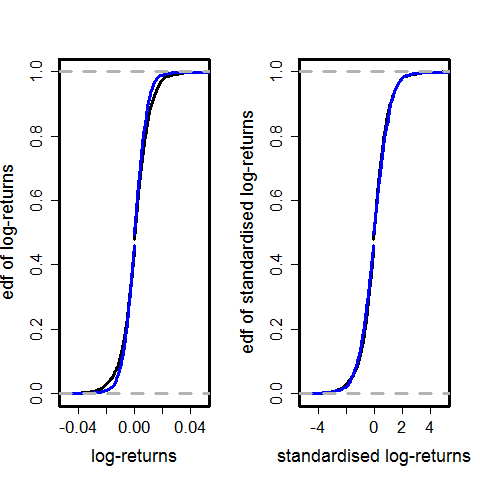

The script that drew this image:
require(datasets)                                  # load necessary package for DAX index data

dax       = EuStockMarkets[ , 1]                   # DAX index
r.dax     = diff(log(dax))                         # DAX log-returns
r.dax_m   = mean(r.dax); r.dax_sd = sd(r.dax)      # mean and standard deviation
r.dax_st  = (r.dax - r.dax_m)/r.dax_sd             # standardised log-returns
ftse      = EuStockMarkets[,4]                     # FTSE index
r.ftse    = diff(log(ftse))                        # FTSE log-returns
r.ftse_m  = mean(r.ftse); r.ftse_sd = sd(r.ftse)   # mean and standard deviation
r.ftse_st = (r.ftse - r.ftse_m)/r.ftse_sd          # standardised log-returns

# graphical parameters
par(lwd = 3, cex = 1, cex.axis = 1.4, cex.lab = 1.5, mfrow = c(1,2))

# plot for the edfs of DAX and FTSE log-returns
plot(ecdf(r.dax), xlim = c(-0.05, 0.05), main = "",
     xlab = "log-returns", 
     ylab = "edf of log-returns")
lines(ecdf(r.ftse), col = "blue")                  # add edf of FTSE log-returns to plot
      
# plot for the edfs of DAX and FTSE standardised log-returns
plot(ecdf(r.dax_st), xlim = c(-5, 5), main = "",
     xlab = "standardised log-returns",
     ylab = "edf of standardised log-returns")
lines(ecdf(r.ftse_st), col = "blue")               # add edf of FTSE standardised log-returns to plot
      
